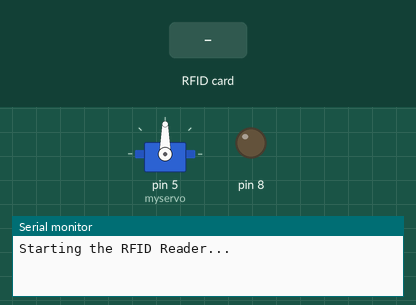
A sketch run on a simulated Arduino Uno, built with avr-gcc and run on an emulated ATmega328P. Shown: servo, output pins drawn as LEDs (lit = HIGH), the last lines printed to the serial monitor. The test bench sets the inputs (shaded band). The local clock reads 2024-03-15 10:24:30 at power-on unless the sketch sets it; pins used as bus, display or sensor lines are not drawn.

Above: at 1.2 s.
1.3 s: RFID card 5E 7A 19 C4 held to the reader
At 1.6 s:
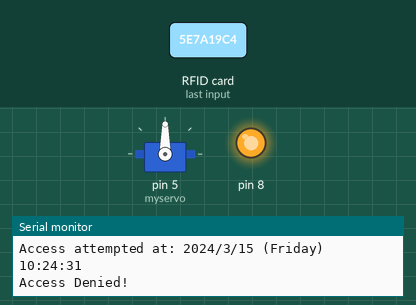
Timing chart, 0 to 4.8 s (numbered marks = the images above; inputs shaded):
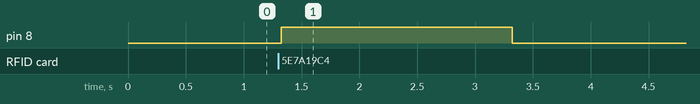

The sketch:

BasicReader.ino
```cpp
#include <SPI.h>
#include <RFID.h>
#include <Wire.h>
#include <RTClib.h>
#include <Servo.h>

#define SS_PIN 10
#define RST_PIN 9
RFID rfid(SS_PIN, RST_PIN);

RTC_PCF8523 rtc;
char daysOfTheWeek[7][12] = {"Sunday", "Monday", "Tuesday", "Wednesday", "Thursday", "Friday", "Saturday"};

String rfidCard;

Servo myservo;

void setup() {
  Serial.begin(9600);
  Serial.println("Starting the RFID Reader...");
  SPI.begin();
  rfid.init();
  myservo.attach(5);
  pinMode(8, OUTPUT);

  if (!rtc.begin()) {
    Serial.println("Couldn't find RTC");
    Serial.flush();
    while (1) delay(10);
  }

  if (!rtc.initialized() || rtc.lostPower()) {
    Serial.println("RTC is NOT initialized, let's set the time!");
    rtc.adjust(DateTime(F(__DATE__), F(__TIME__)));
  }

  rtc.start();  // Restart the RTC if it was stopped
}

void loop() {
  if (rfid.isCard()) {
    if (rfid.readCardSerial()) {
      rfidCard = String(rfid.serNum[0]) + " " + String(rfid.serNum[1]) + " " + String(rfid.serNum[2]) + " " + String(rfid.serNum[3]);
      Serial.println(rfidCard);

      DateTime now = rtc.now();  // Get the current date and time from the RTC

      Serial.print("Access attempted at: ");
      Serial.print(now.year(), DEC);
      Serial.print('/');
      Serial.print(now.month(), DEC);
      Serial.print('/');
      Serial.print(now.day(), DEC);
      Serial.print(" (");
      Serial.print(daysOfTheWeek[now.dayOfTheWeek()]);
      Serial.print(") ");
      Serial.print(now.hour(), DEC);
      Serial.print(':');
      Serial.print(now.minute(), DEC);
      Serial.print(':');
      Serial.print(now.second(), DEC);
      Serial.println();

      if (rfidCard == "168 190 190 18") {
        Serial.println("Access Granted!");
        myservo.write(180);
        delay(3000);
        myservo.write(0);
        digitalWrite(8, HIGH);
        digitalWrite(7, HIGH);
        delay(100);
        digitalWrite(8, LOW);
        digitalWrite(7, LOW);
        delay(100);
        digitalWrite(8, HIGH);
        digitalWrite(7, HIGH);
        delay(100);
        digitalWrite(8, LOW);
        digitalWrite(7, LOW);
        delay(100);
        digitalWrite(8, HIGH);
        digitalWrite(7, HIGH);
        delay(100);
        digitalWrite(8, LOW);
        digitalWrite(7, LOW);
        delay(3000);

      } else {
        Serial.println("Access Denied!");
        digitalWrite(8, HIGH);
        digitalWrite(6, HIGH);
        delay(2000);
        digitalWrite(8, LOW);
        digitalWrite(6, LOW);
      }

      rfid.halt();
    }
  }
}
```

Measured:
- after the input at 1.3 s, pin 8: LOW → HIGH at once, → LOW 2.0 s later
